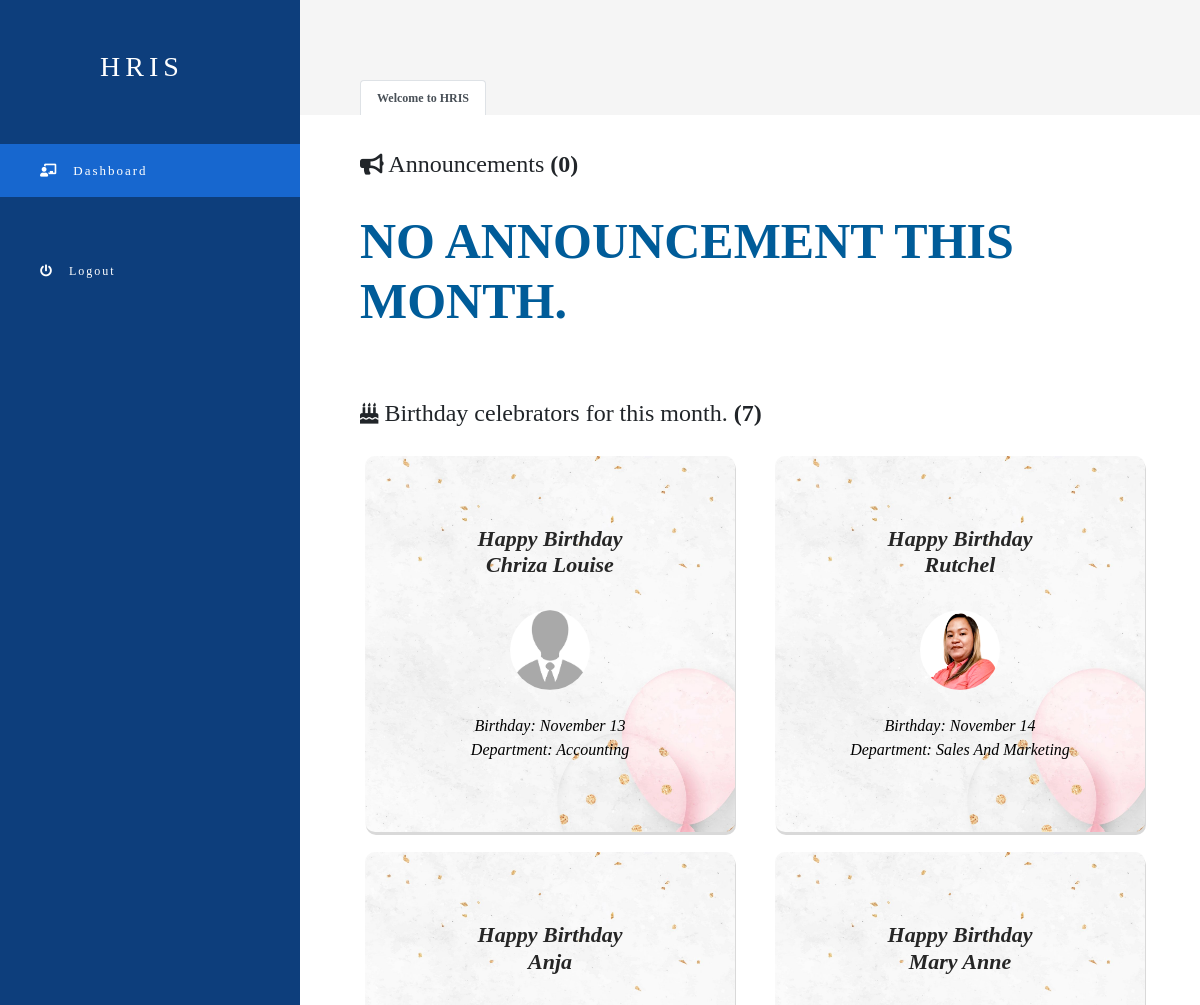
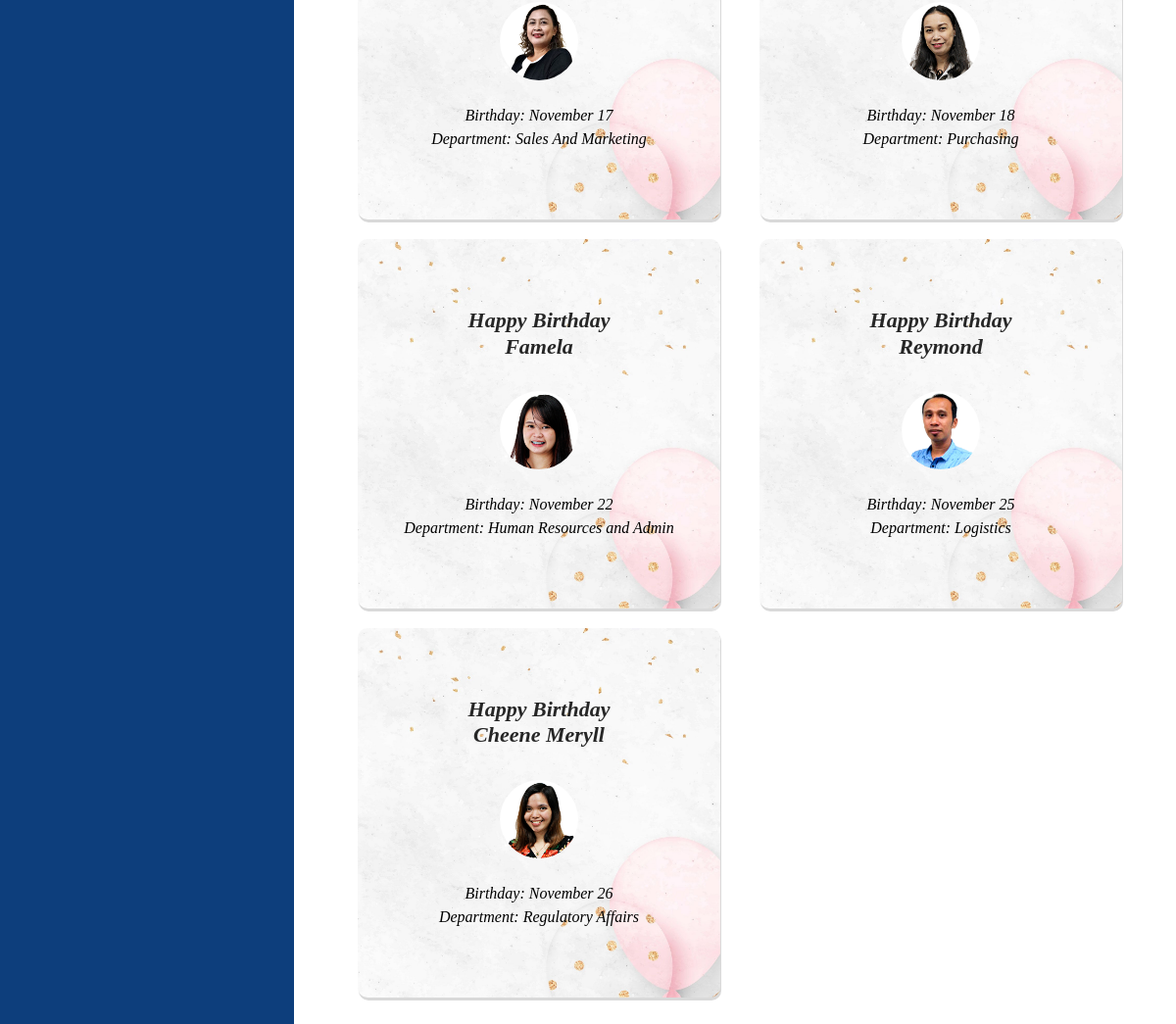
/module.php (signed in), run on the app's committed database (2 pictures, top to bottom).
### tables this page shows
CREATE TABLE `tbl_employee` (
  `id` int(10) UNSIGNED NOT NULL,
  `employeeno` varchar(45) NOT NULL,
  `lastname` varchar(45) NOT NULL,
  `firstname` varchar(45) NOT NULL,
  `middlename` varchar(45) NOT NULL,
  `rank` varchar(45) NOT NULL,
  `statuss` varchar(45) NOT NULL,
  `employment_status` varchar(45) NOT NULL,
  `company` varchar(45) NOT NULL,
  `imagepic` varchar(45) NOT NULL,
  `leave_balance` double NOT NULL,
  `job_title` varchar(45) NOT NULL,
  `job_category` varchar(45) NOT NULL,
  `department` varchar(45) NOT NULL,
  `reimbursement_bal` double NOT NULL
);

CREATE TABLE `otherpersonalinfo` (
  `id` int(10) UNSIGNED NOT NULL,
  `emp_id` int(10) UNSIGNED NOT NULL,
  `nickname` varchar(45) NOT NULL,
  `dateofbirth` date NOT NULL,
  `gender` varchar(45) NOT NULL,
  `height` varchar(45) NOT NULL,
  `weight` varchar(45) NOT NULL,
  `marital_status` varchar(45) NOT NULL,
  `birth_place` varchar(45) NOT NULL,
  `blood_type` varchar(45) NOT NULL,
  `contact_name` varchar(45) NOT NULL,
  `contact_address` varchar(45) NOT NULL,
  `contact_telno` varchar(45) NOT NULL,
  `contact_celno` varchar(45) NOT NULL,
  `contact_relation` varchar(45) NOT NULL
);

### controller/controller.modules.php (called while the page is built, shortened)
<?php
class crud extends db_conn_mysql
{
  public function getBirthdaycelebrators(){
    $m = date('m');
    $conn = $this->connect_mysql();
    $stmt = $conn->prepare("SELECT a.imagepic,a.lastname,a.firstname,a.department,b.dateofbirth FROM tbl_employee a
                            LEFT JOIN otherpersonalinfo b ON a.id=b.emp_id WHERE MONTH(dateofbirth) = '$m' ORDER BY DAY(dateofbirth) ASC");
    $stmt->execute();
    $row = $stmt->fetchAll();
    return $row;
  }
}
 ?>

### module.php (the view, shortened to what this page needs)
<?php
require_once "header.php";
require_once "controller/controller.modules.php";
$modules = new crud();
$birthday = $modules->getBirthdaycelebrators();
$count_announce = 0;
$countbday = 0;
foreach ($birthday as $x) {
	$countbday++;
}
?>
<div class="sidenavigation">
	<h3 class="tab_header_db">HRIS <span class="drawer"><i class="fas fa-sm fa-bars"></i></span></h3>
	<div class="navnavnav">
		<h6 class="admin_tab" id="li_dashboard"><i class="fas fa-md fa-chalkboard-teacher"></i><span class="admin_tab_name">Dashboard</span></h6>
	  <br><br>
	  <h6 class="admin_tab" id="logout"><i class="fas fa-md fa-power-off"></i><span class="admin_tab_name">Logout</span></h6>
	</div>
</div>
<div class="navtabs">
      <ul class="nav nav-tabs bb-none">
        <li class="nav-item" >
          <a class="nav-link active" id="" href="#">Welcome to HRIS</a>
        </li>
      </ul>
</div>
<div class="navcontainer">
  <div id="div_dashboard" class="">
				<h4 class=""><i class="fas fa-sm fa-bullhorn"></i> Announcements <span><b>(<?= $count_announce ?>)</b></span></h4>
				<?php if ($count_announce <=0): ?>
					<div class="announce_null">
						<br>
						<h1 class="announce_null_msg">NO ANNOUNCEMENT THIS MONTH.</h1>
					</div>
				<?php endif ?>
				<br><br>
				<h4 class=""><i class="fas fa-sm fa-birthday-cake"></i> Birthday celebrators for this month. <span><b>(<?= $countbday ?>)</b></span></h4>
				<div class="row">
					<?php
						foreach ($birthday as $a) {
							if($a['imagepic']=="" || $a['imagepic']==null){
								$a['imagepic'] = "usera.png";
							}
					?>
					<div class="grid_4">
							<div class="bday_card">
									<center>
										<h5 class="bday_name">Happy Birthday<br><span><?php echo $a['firstname']; ?></h5><br>
										<img class="bday_img" src="<?= 'personal_picture/'.$a['imagepic'] ?>"><br>
										<br>
										<span class="bday">Birthday: <?= date('F d',strtotime($a['dateofbirth'])); ?><br>Department: <?= $a['department']; ?></span>
									</center>
							</div>
					</div>
					<?php } ?>
				</div>
  </div>
</div>
</body>
</html>

### header.php (shortened to what this page needs)
<!DOCTYPE html>
<html>
    <head>
        <link rel="stylesheet" href="lib/bootstrap/css/bootstrap.css">
        <link rel="stylesheet" href="lib/toast/toast.min.css">
        <link rel="stylesheet" type="text/css" href="lib/static/all.css">
        <link rel="stylesheet" type="text/css" href="lib/static/media.css">
        <link href="lib/fontawesome/css/fontawesome.css" rel="stylesheet">
        <link href="lib/fontawesome/css/solid.css" rel="stylesheet">
        <link rel="stylesheet" href="lib/datatable/datatables.min.css">
        <link rel="stylesheet" type="text/css" href="lib/static/master/master.css?v=2">
    </head>
    <body class="master">

### data on the page
tbl_employee: firstname "Chriza Louise", shows a picture, otherpersonalinfo.dateofbirth "November 13", department "Accounting"
tbl_employee: firstname "Rutchel", imagepic (picture), otherpersonalinfo.dateofbirth "November 14", department "Sales And Marketing"
tbl_employee: firstname "Anja", imagepic (picture), otherpersonalinfo.dateofbirth "November 17", department "Sales And Marketing"
tbl_employee: firstname "Mary Anne", imagepic (picture), otherpersonalinfo.dateofbirth "November 18", department "Purchasing"
tbl_employee: firstname "Famela", imagepic (picture), otherpersonalinfo.dateofbirth "November 22", department "Human Resources and Admin"
tbl_employee: firstname "Reymond", imagepic (picture), otherpersonalinfo.dateofbirth "November 25", department "Logistics"
tbl_employee: firstname "Cheene Meryll", imagepic (picture), otherpersonalinfo.dateofbirth "November 26", department "Regulatory Affairs"

### other printed values
$count_announce "0"
$countbday "7"
